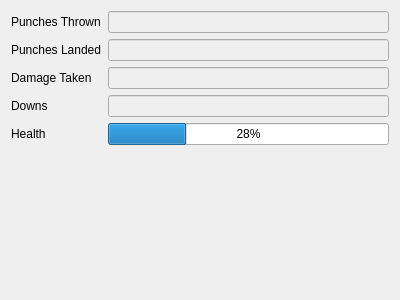
<?xml version="1.0" encoding="UTF-8"?>
<ui version="4.0">
 <class>boxerRoundStats</class>
 <widget class="QWidget" name="boxerRoundStats">
  <property name="geometry">
   <rect>
    <x>0</x>
    <y>0</y>
    <width>400</width>
    <height>300</height>
   </rect>
  </property>
  <property name="windowTitle">
   <string>boxerRoundStats</string>
  </property>
  <layout class="QHBoxLayout" name="horizontalLayout">
   <item>
    <layout class="QFormLayout" name="formLayout">
     <item row="0" column="0">
      <widget class="QLabel" name="label">
       <property name="text">
        <string>Punches Thrown</string>
       </property>
      </widget>
     </item>
     <item row="0" column="1">
      <widget class="QLineEdit" name="lePunchThrown">
       <property name="enabled">
        <bool>false</bool>
       </property>
       <property name="toolTipDuration">
        <number>0</number>
       </property>
      </widget>
     </item>
     <item row="1" column="0">
      <widget class="QLabel" name="label_2">
       <property name="text">
        <string>Punches Landed</string>
       </property>
      </widget>
     </item>
     <item row="1" column="1">
      <widget class="QLineEdit" name="lePunchLand">
       <property name="enabled">
        <bool>false</bool>
       </property>
       <property name="toolTipDuration">
        <number>0</number>
       </property>
      </widget>
     </item>
     <item row="2" column="0">
      <widget class="QLabel" name="label_5">
       <property name="cursor">
        <cursorShape>IBeamCursor</cursorShape>
       </property>
       <property name="frameShape">
        <enum>QFrame::NoFrame</enum>
       </property>
       <property name="text">
        <string>Damage Taken</string>
       </property>
      </widget>
     </item>
     <item row="2" column="1">
      <widget class="QLineEdit" name="leDamageTake">
       <property name="enabled">
        <bool>false</bool>
       </property>
       <property name="toolTipDuration">
        <number>0</number>
       </property>
      </widget>
     </item>
     <item row="3" column="0">
      <widget class="QLabel" name="label_6">
       <property name="text">
        <string>Downs</string>
       </property>
      </widget>
     </item>
     <item row="3" column="1">
      <widget class="QLineEdit" name="leDowns">
       <property name="enabled">
        <bool>false</bool>
       </property>
       <property name="toolTipDuration">
        <number>0</number>
       </property>
      </widget>
     </item>
     <item row="4" column="0">
      <widget class="QLabel" name="label_3">
       <property name="text">
        <string>Health</string>
       </property>
      </widget>
     </item>
     <item row="4" column="1">
      <widget class="QProgressBar" name="pbHealth">
       <property name="baseSize">
        <size>
         <width>0</width>
         <height>0</height>
        </size>
       </property>
       <property name="value">
        <number>28</number>
       </property>
       <property name="orientation">
        <enum>Qt::Horizontal</enum>
       </property>
       <property name="invertedAppearance">
        <bool>false</bool>
       </property>
       <property name="textDirection">
        <enum>QProgressBar::TopToBottom</enum>
       </property>
      </widget>
     </item>
    </layout>
   </item>
  </layout>
 </widget>
 <resources/>
 <connections/>
</ui>
